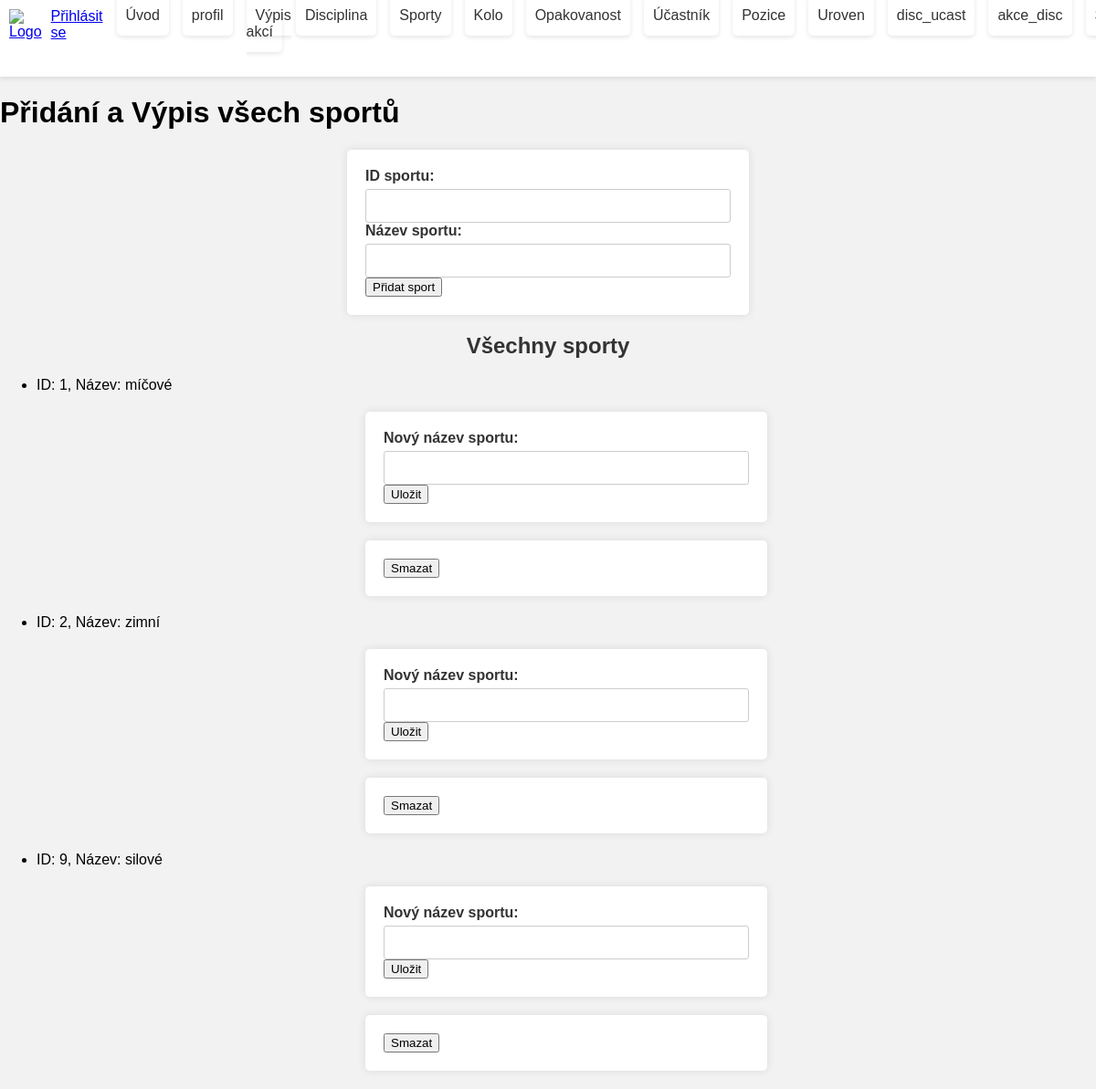
Page /sporty on the committed database.
### tables this page shows
CREATE TABLE `sport` (
  `id_sport` int(3) NOT NULL,
  `nazev_sportu` varchar(30) NOT NULL
);

### kontrolery/Kontroler.php (called while the page is built, shortened)
<?php
abstract class Kontroler {
    protected $pohled = "";
    public function vypisPohled() {
        require "pohledy/{$this->pohled}.phtml";
    }
}

### index.php (called while the page is built, shortened)
<?php
$smerovac = new SmerovacKontroler();
$smerovac->zpracuj([$_SERVER["REQUEST_URI"]]);
$smerovac->vypisPohled();

### modely/Db.php (called while the page is built, shortened)
<?php
class Db {
  private static $spojeni;
  private static $nastaveni = array(
		PDO::ATTR_ERRMODE => PDO::ERRMODE_EXCEPTION,
		PDO::ATTR_EMULATE_PREPARES => false,
	);
  public static function pripoj($server, $uzivatel, $heslo, $databaze)
  {
	  if (!isset(self::$spojeni))
      {
        $dsn = "mysql:host=$server;dbname=$databaze;charset=utf8";
			 self::$spojeni = new PDO(
				$dsn,
				$uzivatel,
				$heslo,
				self::$nastaveni
			 );
	  }
	}
  public static function dotazVsechny($dotaz, $parametry = array()) {
		$navrat = self::$spojeni->prepare($dotaz);
		$navrat->execute($parametry);
		return $navrat->fetchAll();
	}
}

### modely/ModelySport.php (called while the page is built, shortened)
<?php
class ModelySport{
    public function vratVsechnySporty() {
        $sql = "
            SELECT *
            FROM sport
        ";
        $sport = Db::dotazVsechny($sql);
        return $sport;
      }
}
?>

### kontrolery/SportyKontroler.php (called while the page is built, shortened)
<?php
class SportyKontroler extends Kontroler {
    public function zpracuj($parametry) {
        $modelSporty= new ModelySport();
        $sporty=$modelSporty->vratVsechnySporty();
        }
    }

### kontrolery/SmerovacKontroler.php (called while the page is built, shortened)
<?php
class SmerovacKontroler extends Kontroler {
  public function zpracuj($parametry) {
     $url = $parametry[0];
     $castiCesty = $this->parsujURL($url);
     if (empty($castiCesty[0])) {
        $this->presmeruj("uvod");
     }
     else {
          $castNazvuKontroleru = array_shift($castiCesty);
          $nazevKontroleru = $this->pomlckyDoVelbloudiNotace($castNazvuKontroleru)
                              . "Kontroler";
          if (file_exists("kontrolery/$nazevKontroleru.php")) {
            $this->kontroler = new $nazevKontroleru;
            $this->kontroler->zpracuj($castiCesty);
          } else {
            $this->presmeruj("chyba");
          }
     }
  }
  private function pomlckyDoVelbloudiNotace($text) {
      $text = str_replace("-", " ", $text);
      $text = ucwords($text);
      $text = str_replace(" ", "", $text);
      return $text;
  }
  private function parsujURL($url) {
      $naparsovanaURL = parse_url($url);
      $cesta = $naparsovanaURL["path"];
      $cesta = ltrim($cesta, "/");
      $cesta = trim($cesta);
      $rozdelenaCesta = explode("/", $cesta);
      return $rozdelenaCesta;
  }
}
?>

### pohledy/sporty.phtml (the view, shortened to what this page needs)
<h1>Přidání a Výpis všech sportů</h1>
<form  method="post">
    <label for="id_sport">ID sportu:</label>
    <input type="number" name="id_sport">
    <label for="nazev_sportu">Název sportu:</label>
    <input type="text" name="nazev_sportu" required>
    <button type="submit" name="pridej">Přidat sport</button>
</form>
<?php if (isset($this->data['sporty']) && !empty($this->data['sporty'])): ?>
    <h2>Všechny sporty</h2>
    <ul>
    <?php foreach ($this->data['sporty'] as $sport): ?>
            <li>ID: <?php echo $sport['id_sport']; ?>, Název: <?php echo $sport['nazev_sportu']; ?>
            <form method="post">
            <label for="novy_nazev_sportu">Nový název sportu:</label>
            <input type="text" name="novy_nazev_sportu" required>
            <button type="submit" name="ulozit">Uložit</button>
</form>
                <form method="post">
                    <button type="submit" name="smazat">Smazat</button>
                </form>
            </li>
        <?php endforeach; ?>
    </ul>
<?php else: ?>
    <p>Nejsou k dispozici žádné sporty.</p>
<?php endif; ?>

### pohledy/styly.css (style rules this page uses)
body { margin: 0; font-family: 'Arial', sans-serif; }
body { font-family: 'Arial', sans-serif; background-color: #f2f2f2; margin: 0; }
h2 { text-align: center; color: #333; }
form { max-width: 400px; margin: 20px auto; background-color: #ffffff; padding: 20px; border-radius: 5px; box-shadow: 0 0 10px rgba(0, 0, 0, 0.1); }
label { display: block; font-weight: bold; margin-bottom: 5px; color: #333; }
input { width: 100%; padding: 10px; box-sizing: border-box; border: 1px solid #ccc; border-radius: 3px; }

### rows in the picture
sport: id_sport "1", nazev_sportu "míčové"
sport: id_sport "2", nazev_sportu "zimní"
sport: id_sport "9", nazev_sportu "silové"
